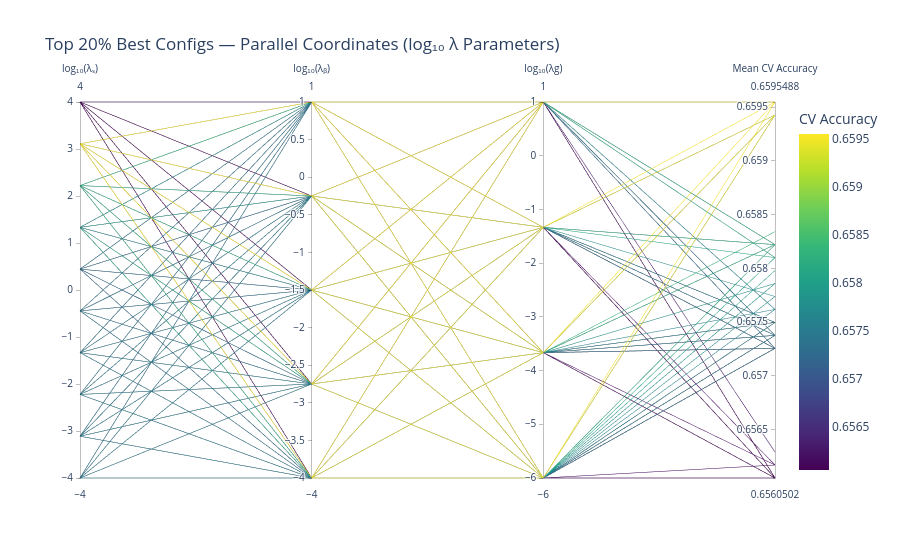

Notebook cell for this chart:
### Code cell
# Create log-scaled versions
df_search['log_param_lambda_s'] = np.log10(df_search['param_lambda_s'].astype(float))
df_search['log_param_lambda_b'] = np.log10(df_search['param_lambda_b'].astype(float))
df_search['log_param_lambda_g'] = np.log10(df_search['param_lambda_g'].astype(float))

top_df = df_search.nlargest(int(len(df) * 0.2), 'mean_test_score')

# Parallel coordinates plot
fig = go.Figure(data=go.Parcoords(
    line=dict(
        color=top_df['mean_test_score'],
        colorscale='Viridis',
        cmin=df_search['mean_test_score'].min(),
        cmax=df_search['mean_test_score'].max(),
        showscale=True,
        colorbar=dict(title='CV Accuracy')
    ),
    dimensions=[
        dict(label='log₁₀(λₛ)', values=top_df['log_param_lambda_s']),
        dict(label='log₁₀(λᵦ)', values=top_df['log_param_lambda_b']),
        dict(label='log₁₀(λg)', values=top_df['log_param_lambda_g']),
        dict(label='Mean CV Accuracy', values=top_df['mean_test_score'])
    ]
))

fig.update_layout(
    title='Top 20% Best Configs — Parallel Coordinates (log₁₀ λ Parameters)',
    font=dict(size=12),
    plot_bgcolor='white',
    paper_bgcolor='white'
)
fig.show()

### Figure 1 — Plotly figure (JSON) as saved in the notebook; plotly's stock layout.template omitted (floating-point values rounded to 4 significant figures; data arrays with more than 128 entries replaced by an {"elided": "..."} marker saying what was removed)
{"data": [{"dimensions": [{"label": "log₁₀(λₛ)", "values": {"elided": "200 float values"}}, {"label": "log₁₀(λᵦ)", "values": {"elided": "200 float values"}}, {"label": "log₁₀(λg)", "values": {"elided": "200 float values"}}, {"label": "Mean CV Accuracy", "values": {"elided": "200 float values"}}], "line": {"cmax": 0.6595, "cmin": 0.6561, "color": {"elided": "200 float values"}, "colorbar": {"title": {"text": "CV Accuracy"}}, "colorscale": [[0.0, "#440154"], [0.1111, "#482878"], [0.2222, "#3e4989"], [0.3333, "#31688e"], [0.4444, "#26828e"], [0.5556, "#1f9e89"], [0.6667, "#35b779"], [0.7778, "#6ece58"], [0.8889, "#b5de2b"], [1.0, "#fde725"]], "showscale": true}, "type": "parcoords"}], "layout": {"font": {"size": 12}, "title": {"text": "Top 20% Best Configs — Parallel Coordinates (log₁₀ λ Parameters)"}, "plot_bgcolor": "white", "paper_bgcolor": "white"}}
